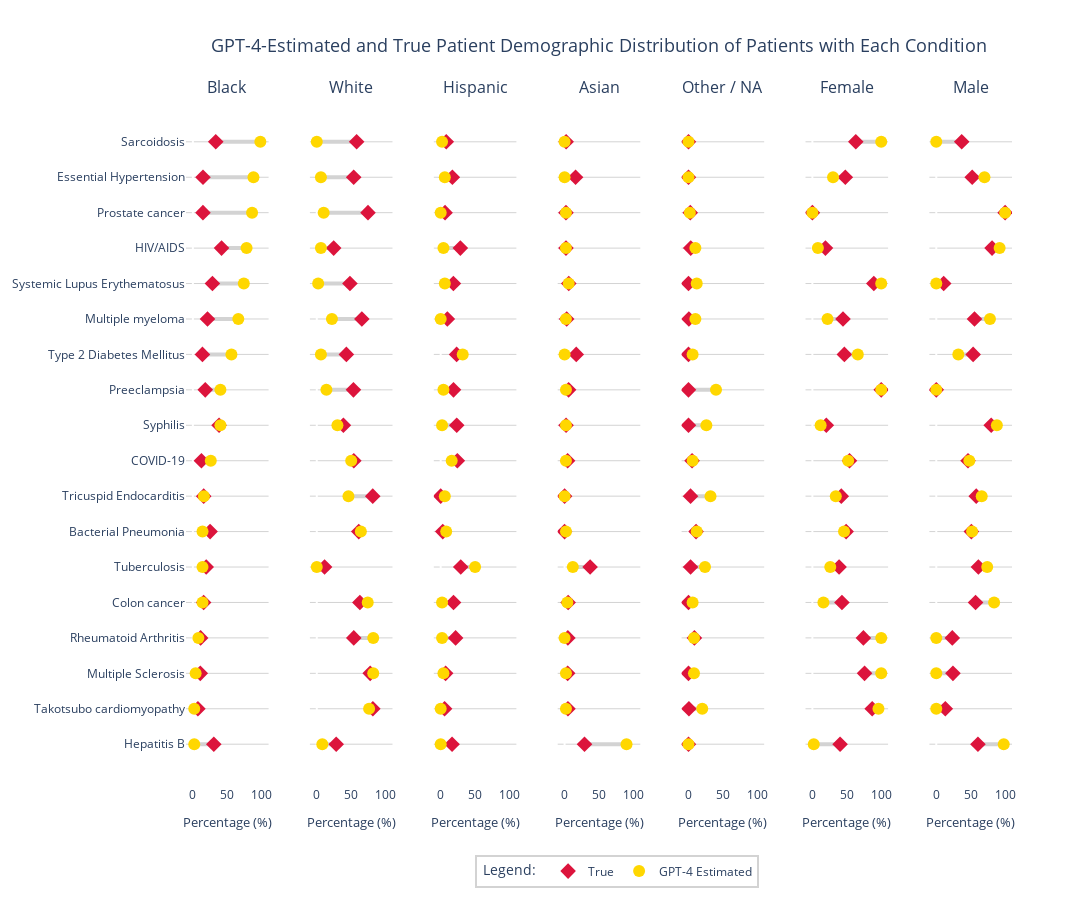

The cell this chart's notebook holds for it:
### Code cell
import plotly.graph_objects as go
from plotly.subplots import make_subplots

# Define the data (TOY DATA)
# column_labels = ['Black', 'White', 'Hispanic', 'Asian', 'Other+N/A']
# row_labels = ['Essential Hypertension', 'Type 2 Diabetes Mellitus']

# Define the true and estimated rates for each condition and race
# true_rates = [
#     [0.10, 0.26, 0.56, 0.20, 0.00],
#     [0.08, 0.58, 0.06, 0.00, 0.28]
# ]
# estimated_rates = [
#     [0.88, 0.06, 0.06, 0.00, 0.00],
#     [0.56, 0.06, 0.32, 0.00, 0.06]
# ]

# Define the data (REAL DATA)
column_labels = cat_descending_df.columns.tolist()[:7]
row_labels = cat_descending_df_conditions

true_rates = []
estimated_rates = []
for i, condition in enumerate(cat_descending_df_conditions):
    true_row = new_true_df[new_true_df['Condition'] == condition]
    estimated_row = new_results_df[new_results_df['Condition'] == condition]
    for j, column_elt in enumerate(column_labels):
        true_rates.append(true_row[column_elt].values[0])
        estimated_rates.append(estimated_row[column_elt].values[0])

true_rates = np.array(true_rates).reshape(len(cat_descending_df_conditions), len(column_labels))
estimated_rates = np.array(estimated_rates).reshape(len(cat_descending_df_conditions), len(column_labels))

# Define colors and markers for true and estimated values
true_color = 'crimson'
estimated_color = 'gold'
true_marker = 'diamond'
estimated_marker = 'circle'

# Create the figure and subplots + make sure that there is some spacing between the y-axes labels and the subplots
fig = make_subplots(rows=1, 
                    cols=len(column_labels), 
                    shared_yaxes=True, 
                    horizontal_spacing=0.05,
                    print_grid=False,
                    subplot_titles=[column_labels[i] if not ('Other' in column_labels[i]) else 'Other / NA' for i in range(len(column_labels))],
                    column_widths=[0.5, 0.5, 0.5, 0.5, 0.5, 0.5, 0.5],
                    specs=[[{"type": "xy"} for i in range(len(column_labels))]]
)

# Add scatter plots for true and estimated rates
for j in range(len(column_labels)):
    true = [true_rates[i][j] for i in range(len(row_labels))]
    estimated = [estimated_rates[i][j] for i in range(len(row_labels))]

    # Make sure to add a grid line for each subplot
    true_trace = go.Scatter(
        x=true,
        y=row_labels,
        mode='markers',
        marker=dict(color=true_color, symbol=true_marker, size=12),
        name='True',
        showlegend=False if j > 0 else True
    )

    estimated_trace = go.Scatter(
        x=estimated,
        y=row_labels,
        mode='markers',
        marker=dict(color=estimated_color, symbol=estimated_marker, size=12),
        name='GPT-4 Estimated',
        showlegend=False if j > 0 else True
    )
   
    for k in range(len(row_labels)):
        # Plot a line between the true and estimated values
        bar_trace = go.Scatter(
            x=[true[k], estimated[k]],
            y=[row_labels[k], row_labels[k]],
            mode='lines',
            line=dict(color='lightgrey', width=4),
            showlegend=False
        )
        fig.add_trace(bar_trace, row=1, col=j+1)

    # Add the traces to the figure  and grid
    fig.add_trace(true_trace, row=1, col=j+1)
    fig.add_trace(estimated_trace, row=1, col=j+1)





# # Update layout and axis labels and make sure the subplots look like a line with dots
fig.update_layout(
    showlegend=False,
    height=900,
    width=1200,
    # title='Pair Grid Plot - Pairwise Correlation of True and Estimated Rates',
    title_font_size=18,
    # yaxis=dict(tickmode='array', tickvals=column_labels)
    paper_bgcolor='white',
    plot_bgcolor='white',
)

# Make sure that the x-range of each subplot is the same and add a grid line with bounds [0, 1]
for i in range(len(column_labels)):
    fig.update_xaxes(range=[-0.1, 1.1], row=1, col=i+1)
    fig.update_yaxes(showgrid=True, gridwidth=1, gridcolor='lightgrey', row=1, col=i+1)
    # fig.update_yaxes(showgrid=True, gridwidth=1, gridcolor='gray', row=1, col=i+1, tickfont_size=12, tickmode='array', tickvals=row_labels, ticktext=row_labels)
    fig.update_xaxes(title_text="Percentage (%)", row=1, col=i+1, title_font_size=13, tickfont_size=12, tickmode='array', tickvals=[0, 0.5, 1], ticktext=['0', '50', '100'])
    # Show the legend
    

# Make sure that there is some space between the row labels and the subplots
fig.update_yaxes(tickfont_size=12, tickmode='array', tickvals=row_labels, ticktext=row_labels, row=1, col=1)

# Add a legend to the right of the figure and make sure that the legend is not cut off
fig.update_layout(legend=dict(
    orientation="v",
    yanchor="top",
    y=0.8,
    xanchor="left",
    x=1.01,
    font=dict(
        size=12
    )
))

# Add the figure title
fig.add_annotation(
    xref="paper",
    yref="paper",
    x=0.5,
    y=1.1,
    text="GPT-4-Estimated and True Patient Demographic Distribution of Patients with Each Condition",
    showarrow=False,
    font=dict(
        size=18
    )
)

#Show the legend (at the bottom of the figure) and put a box around it
fig.update_layout(showlegend=True, legend_orientation="h", legend_y=-0.1, legend_x=0.35, legend_font_size=12, legend_title_text=' Legend: ', legend_bordercolor='lightgray', legend_borderwidth=2)

# Save it as a .pdf file
fig.write_image("Fig1-Updated-v10-without-UTI.pdf")

# # Show the plot
fig.show()
